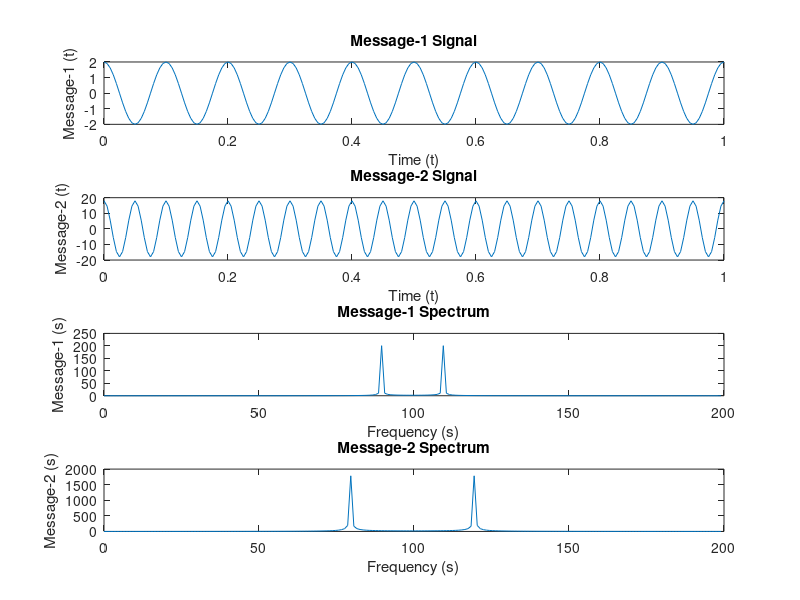

The MATLAB source for this figure: (Note: this script raises an error after producing the figure.)
% Parameters for Q-4

fs = 200;
t = 0:1/fs:1;

% Message-1,2 and their Modulated, Demodulated Signals, Spectrums

m1 = 2*cos(2*pi*10*t);                       % Message-1 Signal
m1s = fft(m1);                               % Message-1 Spectrum
m1s = fftshift(abs(m1s));
fm1s = (0:length(m1s)-1)*fs/length(m1s);

m2 = 18*cos(2*pi*20*t);                      % Message-2 Signal
m2s = fft(m2);                               % Message-2 Spectrum
m2s = fftshift(abs(m2s));
fm2s = (0:length(m2s)-1)*fs/length(m2s);

figure();
subplot(4,1,1);
plot(t,m1);
title("Message-1 Signal")
xlabel("Time (t)")
ylabel("Message-1 (t)")
subplot(4,1,2);
plot(t,m2);
title("Message-2 Signal")
xlabel("Time (t)")
ylabel("Message-2 (t)")
subplot(4,1,3);
plot(fm1s,m1s);
title("Message-1 Spectrum")
xlabel("Frequency (s)")
ylabel("Message-1 (s)")
subplot(4,1,4);
plot(fm2s,m2s);
title("Message-2 Spectrum")
xlabel("Frequency (s)")
ylabel("Message-2 (s)")

y = modulate(m1, 90, fs, 'qam', m2);        % Modulated Signal
fftSignal = fft(y);                         % Modulated Spectrum
fftSignal = fftshift(abs(fftSignal));
n = length(t);
f= -fs/2:fs/n:fs/2-fs/n;
z = qamdemod(y.*exp(-1i*pi/32),256);        % Demodulated Signal
fft_demodulated_Signal = fft(z);            % Demodulated Spectrum
fft_demodulated_Signal = fftshift(abs(fft_demodulated_Signal));

figure();
scatter(t, y);
title("Scatter Plot")
xlabel("Time (t)")
ylabel("Signal (t)")

figure();
subplot(4,1,1);
plot(t, y);
title("Modulated Signal")
xlabel("Time (t)")
ylabel("Signal (t)")
subplot(4,1,2);
plot(f, fftSignal);
title("Modulated Spectrum")
xlabel("Frequency (s)")
ylabel("Signal (s)")
subplot(4,1,3);
plot(t, z);
title("Demodul Signal with Offset")
xlabel("Time (t)")
ylabel("Signal (t)")
subplot(4,1,4);
plot(f, fft_demodulated_Signal);
title("Demodulated Spectrum with Offset")
xlabel("Frequency (s)")
ylabel("Message-2 (s)")